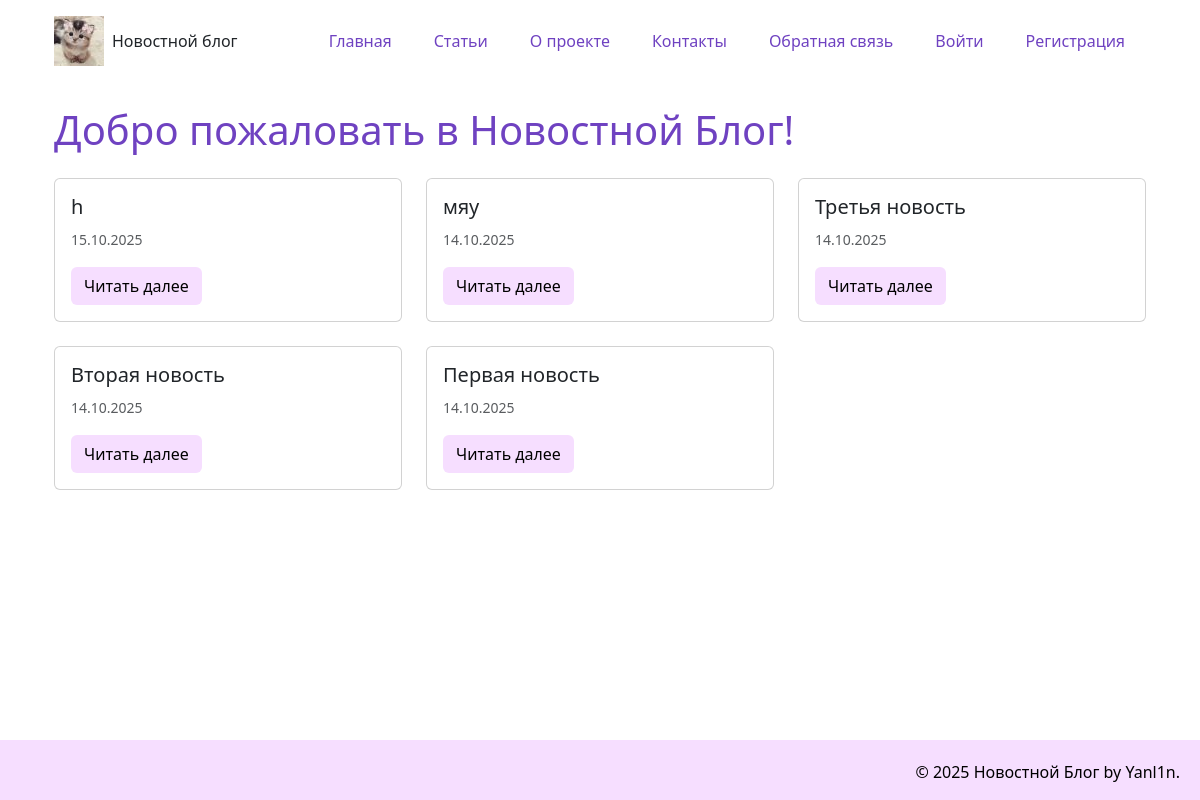
Before: / with the older database file.
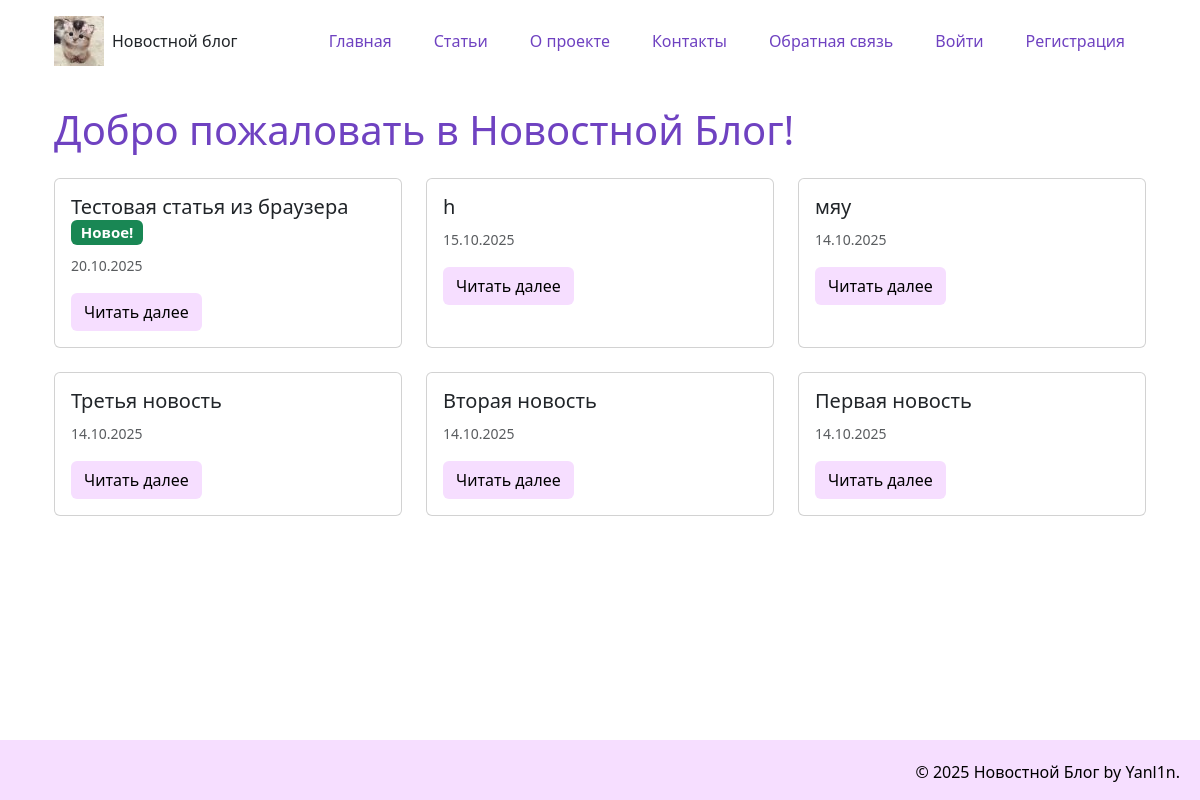
After: the same page with the newer database file.
### models.py (models this page shows, shortened)
class Article(data_base.Model):
    __tablename__= "article"
    id = data_base.Column(data_base.Integer, primary_key = True)
    title = data_base.Column(data_base.String(200), nullable=False)
    text = data_base.Column(data_base.Text, nullable=False)
    date = data_base.Column(data_base.DateTime, default=datetime.utcnow)
    user_id = data_base.Column(data_base.Integer, data_base.ForeignKey('user.id'), nullable=False)
    category = data_base.Column(data_base.String(50), default='Общая')
    comment = data_base.relation('Comment', backref='article', lazy='dynamic')

### app.py (the view)
@app.route("/index")
@app.route("/")
def index():
    articles = Article.query.order_by(Article.date.desc()).limit(6).all()
    return render_template('index.html', articles=articles, current_date=date.today())

### templates/index.html (shortened to what this page needs)
{% extends 'base.html' %}
{% block content%}
<h1>Добро пожаловать в Новостной Блог!</h1>
<div class="row mt-4">
    {% for article in articles %}
    <div class="col-md-6 col-lg-4 mb-4">
        <div class="card h-100">
            <div class="card-body">
                <h5 class="card-title">
                    {{ article.title }}
                    {% if article.date.date() == current_date %}
                    <span class="badge bg-success">Новое!</span>
                    {% endif %}
                </h5>
                <p class="card-text">
                    <small class="text-muted">{{ article.date.strftime('%d.%m.%Y') }}</small>
                </p>
                <a href="{{ url_for('news_article', id=article.id) }}" class="btn btn-custom">Читать далее</a>
            </div>
        </div>
    </div>
    {% endfor %}
</div>
{%  endblock %}

Changed rows visible on the page:
added Article: title "Тестовая статья из браузера", shows "Новое!", date "20.10.2025"
